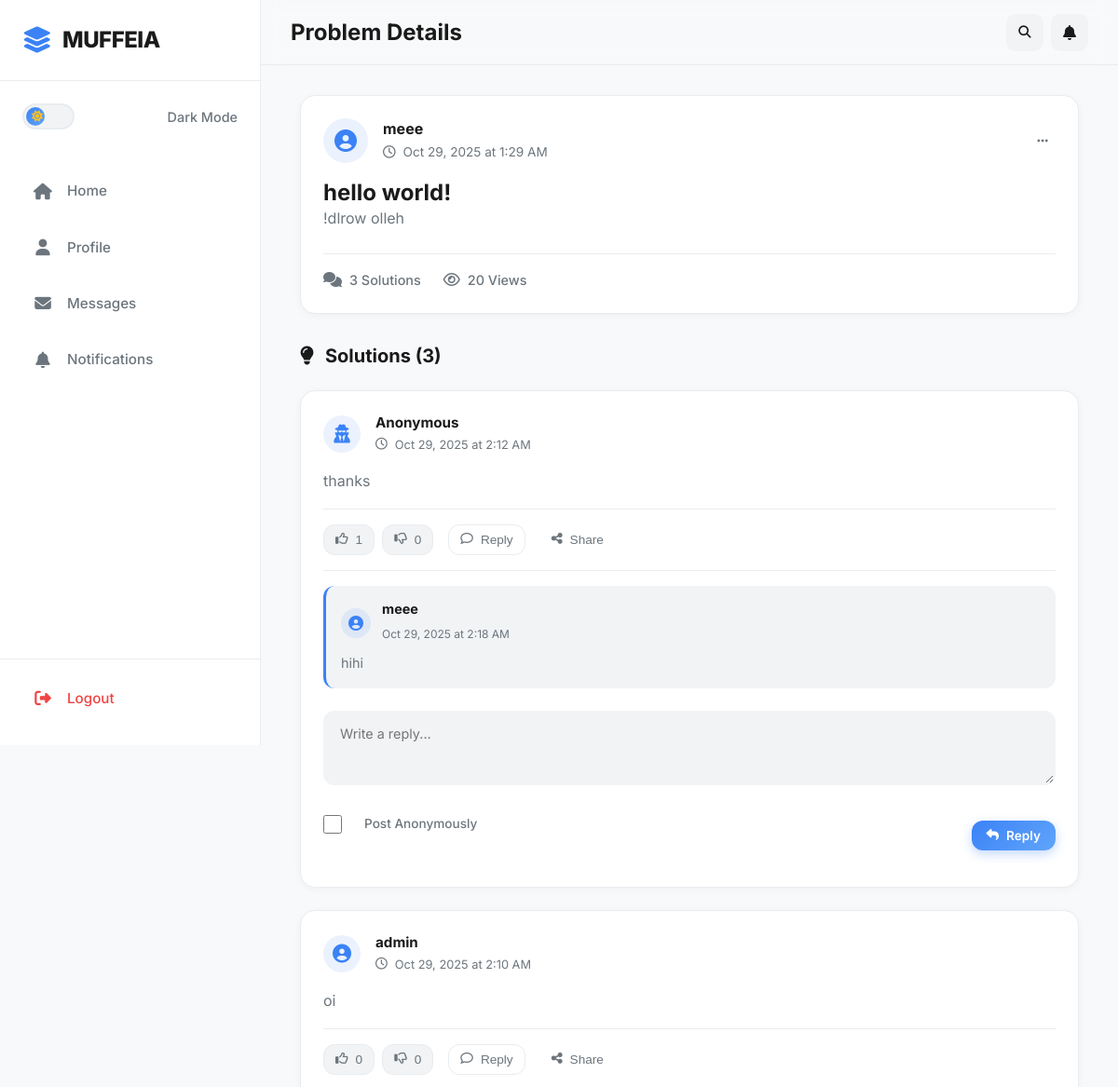
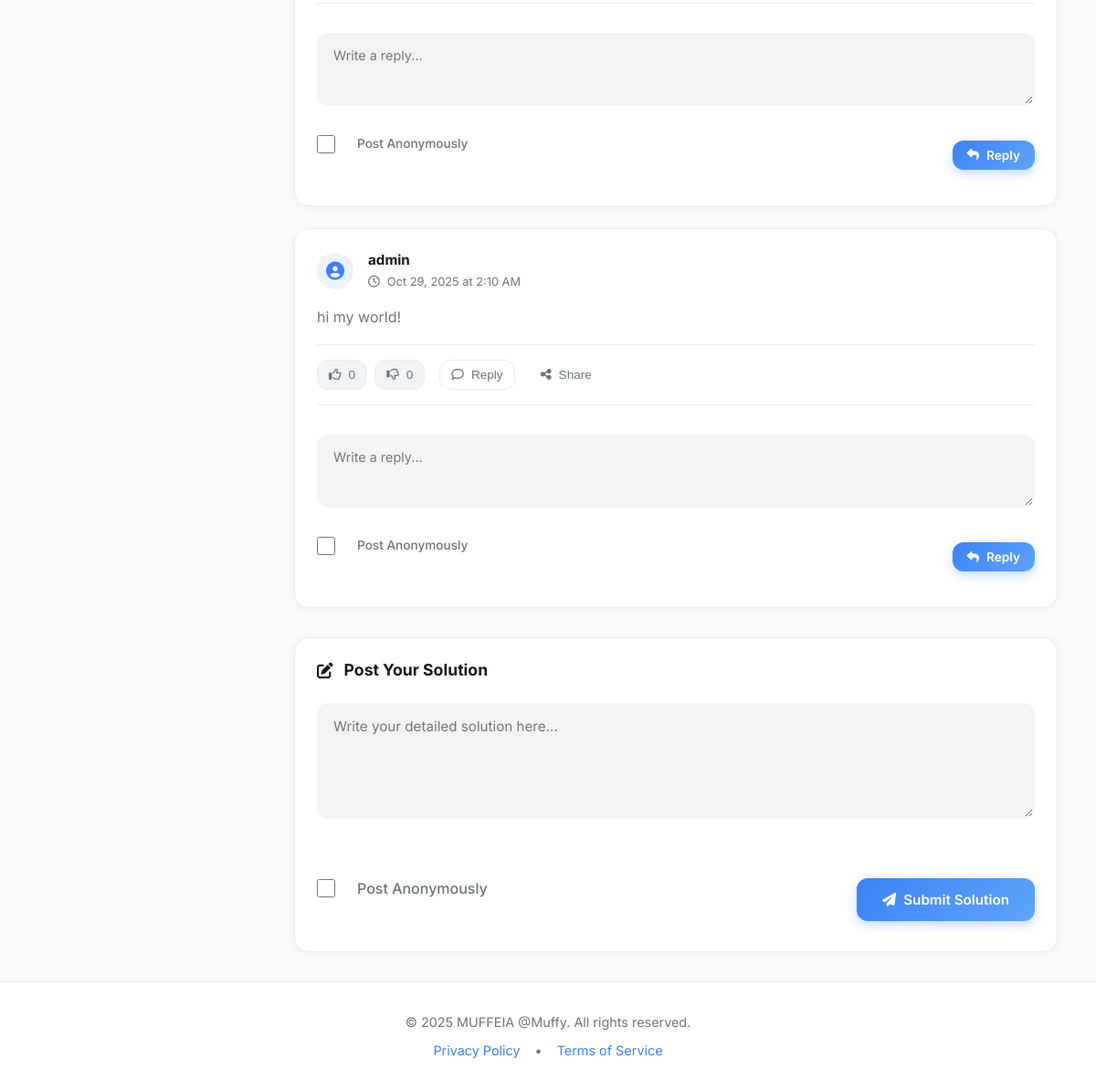
The page /pages/view_problem.php?problem_id=48 (signed in) on the database its author committed (2 pictures, top to bottom).
### tables this page shows
CREATE TABLE `problems` (
  `id` int(11) NOT NULL,
  `user_id` int(11) NOT NULL,
  `title` varchar(255) NOT NULL,
  `description` text NOT NULL,
  `created_at` timestamp NOT NULL DEFAULT current_timestamp(),
  `anonymous` tinyint(1) DEFAULT 0,
  `image` varchar(255) DEFAULT NULL,
  `views_count` int(11) DEFAULT 0
);

CREATE TABLE `users` (
  `id` int(11) NOT NULL,
  `username` varchar(50) NOT NULL,
  `email` varchar(100) NOT NULL,
  `password_hash` varchar(255) NOT NULL,
  `created_at` timestamp NOT NULL DEFAULT current_timestamp(),
  `profile_pic` varchar(255) DEFAULT 'default.png',
  `csrf_token` varchar(64) NOT NULL,
  `admin_id` int(11) DEFAULT NULL,
  `role` enum('user','eia','admin') NOT NULL DEFAULT 'user'
);

CREATE TABLE `solutions` (
  `id` int(11) NOT NULL,
  `problem_id` int(11) DEFAULT NULL,
  `user_id` int(11) NOT NULL,
  `solution_text` text NOT NULL,
  `is_anonymous` tinyint(1) DEFAULT 0,
  `created_at` timestamp NOT NULL DEFAULT current_timestamp()
);

CREATE TABLE `solution_replies` (
  `id` int(11) NOT NULL,
  `solution_id` int(11) NOT NULL,
  `user_id` int(11) NOT NULL,
  `reply_text` text NOT NULL,
  `is_anonymous` tinyint(4) DEFAULT 0,
  `created_at` timestamp NOT NULL DEFAULT current_timestamp()
);

### pages/view_problem.php (the view, shortened to what the rows shown need)
<?php
include "../includes/db.php";
$problem_id = intval($_GET['problem_id']);
$problem_sql = "SELECT p.*, u.username FROM problems p
                JOIN users u ON p.user_id = u.id
                WHERE p.id = ?";
$problem_stmt = $conn->prepare($problem_sql);
$problem_stmt->bind_param("i", $problem_id);
$problem_stmt->execute();
$problem_result = $problem_stmt->get_result();
$problem = $problem_result->fetch_assoc();
$solutions_sql = "SELECT s.*, u.username,
                  (SELECT COUNT(*) FROM solution_reactions WHERE solution_id = s.id AND reaction_type = 'like') as likes_count,
                  (SELECT COUNT(*) FROM solution_reactions WHERE solution_id = s.id AND reaction_type = 'dislike') as dislikes_count
                  FROM solutions s
                  JOIN users u ON s.user_id = u.id
                  WHERE s.problem_id = ?
                  ORDER BY (likes_count - dislikes_count) DESC, s.created_at DESC";
$solutions_stmt = $conn->prepare($solutions_sql);
$solutions_stmt->bind_param("i", $problem_id);
$solutions_stmt->execute();
$solutions_result = $solutions_stmt->get_result();
function getSolutionReplies($conn, $solution_id) {
    $replies_sql = "SELECT sr.*, u.username FROM solution_replies sr
                    JOIN users u ON sr.user_id = u.id
                    WHERE sr.solution_id = ?
                    ORDER BY sr.created_at ASC";
    $replies_stmt = $conn->prepare($replies_sql);
    $replies_stmt->bind_param("i", $solution_id);
    $replies_stmt->execute();
    return $replies_stmt->get_result();
}
?>
<!DOCTYPE html>
<html lang="en">
<head>
    <link rel="stylesheet" href="https://cdnjs.cloudflare.com/ajax/libs/font-awesome/6.4.0/css/all.min.css">
    <link rel="stylesheet" href="../css/modern-theme.css">
</head>
<body>
    <div class="wrapper">
        <div class="main-content">
            <header class="top-nav">
                <div class="top-nav-content">
                    <h1>Problem Details</h1>
                </div>
            </header>
            <div class="content">
                <div class="post-card problem-detail-card">
                    <div class="post-header">
                        <div class="post-meta">
                            <h4><?php echo $problem['anonymous'] ? 'Anonymous' : htmlspecialchars($problem['username']); ?></h4>
                            <span class="post-time">
                                <i class="far fa-clock"></i>
                                <?php echo date('M j, Y \a\t g:i A', strtotime($problem['created_at'])); ?>
                            </span>
                        </div>
                    </div>
                    <div class="post-content">
                        <h2><?php echo htmlspecialchars($problem['title']); ?></h2>
                        <p><?php echo htmlspecialchars($problem['description']); ?></p>
                    </div>
                    <div class="post-stats">
                        <div class="stat">
                            <i class="far fa-eye"></i>
                            <span><?php echo $problem['views_count'] ?? 0; ?> Views</span>
                        </div>
                    </div>
                </div>
                <div class="solutions-section">
                    <?php if ($solutions_result->num_rows > 0): ?>
                        <div class="solutions-list">
                            <?php while ($solution = $solutions_result->fetch_assoc()): ?>
                                <?php
                                $replies_result = getSolutionReplies($conn, $solution['id']);
                                $user_reacted = null;
                                if (isset($_SESSION['user_id'])) {
                                    $reaction_sql = "SELECT reaction_type FROM solution_reactions WHERE solution_id = ? AND user_id = ?";
                                    $reaction_stmt = $conn->prepare($reaction_sql);
                                    $reaction_stmt->bind_param("ii", $solution['id'], $_SESSION['user_id']);
                                    $reaction_stmt->execute();
                                    $user_reaction = $reaction_stmt->get_result()->fetch_assoc();
                                    $user_reacted = $user_reaction['reaction_type'] ?? null;
                                }
                                ?>
                                <div class="solution-card" id="solution-<?php echo $solution['id']; ?>">
                                    <div class="solution-header">
                                        <div class="solution-avatar">
                                            <?php if ($solution['is_anonymous']): ?>
                                                <i class="fas fa-user-secret"></i>
                                            <?php else: ?>
                                                <i class="fas fa-user-circle"></i>
                                            <?php endif; ?>
                                        </div>
                                        <div class="solution-meta">
                                            <h5><?php echo $solution['is_anonymous'] ? 'Anonymous' : htmlspecialchars($solution['username']); ?></h5>
                                            <span class="solution-time">
                                                <i class="far fa-clock"></i>
                                                <?php echo date('M j, Y \a\t g:i A', strtotime($solution['created_at'])); ?>
                                            </span>
                                        </div>
                                    </div>
                                    <div class="solution-content">
                                        <p><?php echo htmlspecialchars($solution['solution_text']); ?></p>
                                    </div>
                                    <div class="solution-actions">
                                        <div class="reaction-buttons">
                                            <button class="btn-reaction like-btn <?php echo $user_reacted == 'like' ? 'active' : ''; ?>"
                                                    data-solution-id="<?php echo $solution['id']; ?>"
                                                    data-reaction-type="like">
                                                <i class="far fa-thumbs-up"></i>
                                                <span class="reaction-count"><?php echo $solution['likes_count']; ?></span>
                                            </button>
                                            <button class="btn-reaction dislike-btn <?php echo $user_reacted == 'dislike' ? 'active' : ''; ?>"
                                                    data-solution-id="<?php echo $solution['id']; ?>"
                                                    data-reaction-type="dislike">
                                                <i class="far fa-thumbs-down"></i>
                                                <span class="reaction-count"><?php echo $solution['dislikes_count']; ?></span>
                                            </button>
                                        </div>
                                        <button class="btn-reply" data-solution-id="<?php echo $solution['id']; ?>">
                                            <i class="far fa-comment"></i>
                                            <span>Reply</span>
                                        </button>
                                        <button class="btn-icon" title="Share">
                                            <i class="fas fa-share-alt"></i>
                                            <span>Share</span>
                                        </button>
                                    </div>
                                    <div class="replies-section" id="replies-<?php echo $solution['id']; ?>">
                                        <?php if ($replies_result->num_rows > 0): ?>
                                            <div class="replies-list">
                                                <?php while ($reply = $replies_result->fetch_assoc()): ?>
                                                    <div class="reply-card">
                                                        <div class="reply-header">
                                                            <div class="reply-avatar">
                                                                <?php if ($reply['is_anonymous']): ?>
                                                                    <i class="fas fa-user-secret"></i>
                                                                <?php else: ?>
                                                                    <i class="fas fa-user-circle"></i>
                                                                <?php endif; ?>
                                                            </div>
                                                            <div class="reply-meta">
                                                                <h6><?php echo $reply['is_anonymous'] ? 'Anonymous' : htmlspecialchars($reply['username']); ?></h6>
                                                                <span class="reply-time">
                                                                    <?php echo date('M j, Y \a\t g:i A', strtotime($reply['created_at'])); ?>
                                                                </span>
                                                            </div>
                                                        </div>
                                                        <div class="reply-content">
                                                            <p><?php echo htmlspecialchars($reply['reply_text']); ?></p>
                                                        </div>
                                                    </div>
                                                <?php endwhile; ?>
                                            </div>
                                        <?php endif; ?>
                                        <?php if (isset($_SESSION['user_id'])): ?>
                                            <div class="reply-form-container">
                                                <form class="reply-form" data-solution-id="<?php echo $solution['id']; ?>">
                                                    <div class="form-group">
                                                        <textarea name="reply_text" rows="2" placeholder="Write a reply..." required></textarea>
                                                    </div>
                                                    <div class="form-options">
                                                        <label class="checkbox-container small">
                                                            <input type="checkbox" name="anonymous_reply" value="1">
                                                            Post Anonymously
                                                        </label>
                                                        <button type="submit" class="btn-submit small">
                                                            <i class="fas fa-reply"></i>
                                                            Reply
                                                        </button>
                                                    </div>
                                                </form>
                                            </div>
                                        <?php endif; ?>
                                    </div>
                                </div>
                            <?php endwhile; ?>
                        </div>
                    <?php endif; ?>
                </div>
            </div>
        </div>
    </div>
</body>
</html>

### rows shown on the page
problems: user.username "meee", created_at "Oct 29, 2025 at 1:29 AM", title "hello world!", description "!dlrow olleh", views_count "20"
solutions: is_anonymous 1 (drawn), created_at "Oct 29, 2025 at 2:12 AM", solution_text "thanks", likes_count "1", dislikes_count "0"
solution_replies: is_anonymous 0 (drawn), user.username "meee", created_at "Oct 29, 2025 at 2:18 AM", reply_text "hihi"
solutions: is_anonymous 0 (drawn), user.username "admin", created_at "Oct 29, 2025 at 2:10 AM", solution_text "oi", likes_count "0", dislikes_count "0"
solutions: is_anonymous 0 (drawn), user.username "admin", created_at "Oct 29, 2025 at 2:10 AM", solution_text "hi my world!", likes_count "0", dislikes_count "0"

### other values the page prints
$solutions_result->num_rows "3"
